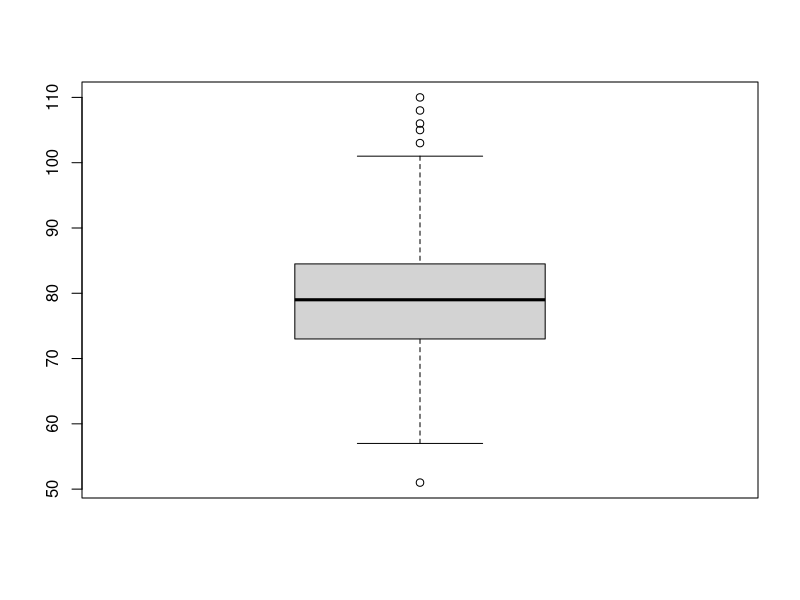
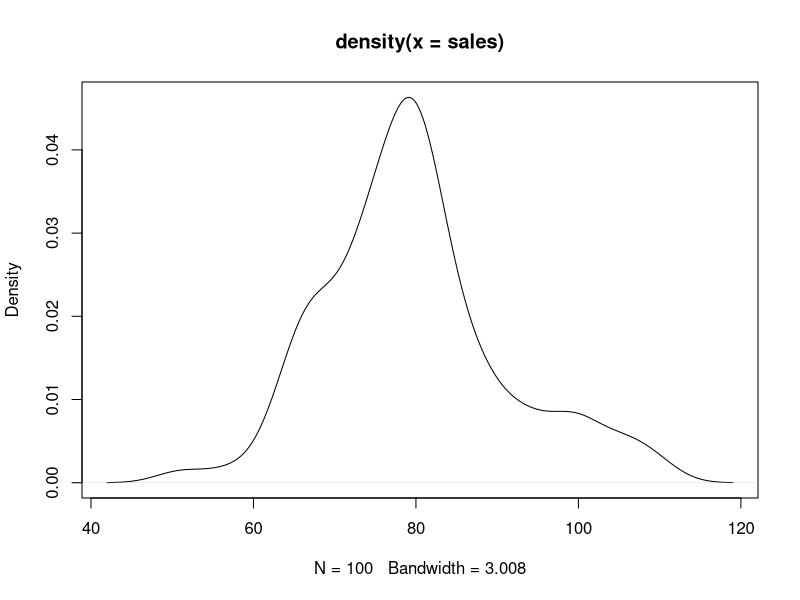

R code for these plots, in order:
#vactor

#ND with mean 80, sd 10, 100 values

sales=rnorm(100, mean =80, sd= 10)
sales
#trunc, round, floor, ceiling - remove decimal
sales= trunc(sales)
sales
summary(sales)
boxplot(sales)
plot(density(sales))
range(sales)
#matrix
m1=matrix(100:123, ncol = 2)
m1
colSums(m1)
colMeans(m1)
m1[,1]
colnames(m1)=c('A',"B")
head(m1)
tail(m1)

#DF
sname = paste('Student', 1:30, sep='_')
sname
(marks=trunc(runif(30,50,90))) #for normal distribution, n=30, min = 50, max = 90
?runif
(gender=sample(c('M', 'F'), replace = T, size = 30, prob = c(0.7,0.3)))
df1=data.frame(sname, marks, gender)
df1
library(dplyr)
df1 %>% group_by(gender) %>% summarise(mean(marks), n(), min(marks), max(marks), sd(marks)) #avaerage marks of males and females, number, min and maximum marks, sd

sort(df1$marks, decreasing = 
       TRUE)
?arrange

#names, marks (descending order); no gender
df1[(order(df1$marks, decreasing = T)),c('sname','marks')]
df1[(order(df1$marks, decreasing = T)),-3]

#use dplyr
df1 %>% select(sname, marks) %>% arrange(desc(marks))
df1 %>% select(sname, gender) %>% arrange(desc(marks))


df1 %>% sample_n(3)
df1 %>% sample_frac(.3)


#put missing values in a random position
sum(complete.cases(df1))
sum(!complete.cases(df1))
df1[sample(1:30, size = 5),2] = NA #5 missing values on random allocation in marks column
!complete.cases(df1)
df1[!complete.cases(df1),2]

install.packages("mice")
library(mice)
